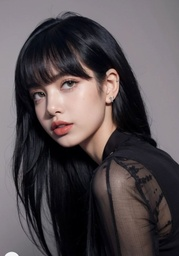
#> input picture week04/images/lisa.jpg, 179 x 256 px, shrunk from 732 x 1048 before the run
$ jupyter execute '01.Histograms and K-Means Clustering for Dominant Colors.ipynb'
#> lines starting #> are read from the running program, lines starting #| are printed output that depends on the picture; after the words box and inside, x2 and y2 are one past the last pixel; in counts of white or black regions, pixels touching at a corner belong together
[cell 1]
# Importing Required Libraries
import cv2
import numpy as np
import matplotlib.pyplot as plt
from sklearn.cluster import KMeans

# Load the Image
image_path = './images/lisa.jpg'  # Update this path if needed


image = cv2.imread(image_path)
#> image is the input picture: shape (256, 179, 3); mean B, G, R 80.7, 77.6, 85.6
image_hsv = cv2.cvtColor(image, cv2.COLOR_BGR2HSV)  # Convert the image to HSV
#> image_hsv: shape (256, 179, 3); mean H, S, V 109, 58.1, 88.1

# Display the Original Image in HSV
image_rgb = cv2.cvtColor(image, cv2.COLOR_BGR2RGB)  # For visualization in RGB
plt.figure(figsize=(6, 6))
plt.imshow(image_rgb)
plt.title("Original Image (RGB)")
plt.axis("off")
plt.show()

[cell 2]
import cv2
import numpy as np
import matplotlib.pyplot as plt

# Split the RGB Channels
r, g, b = cv2.split(image_rgb)
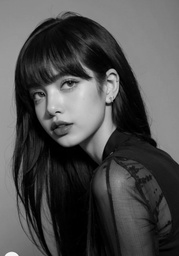
#> g: shape (256, 179); min 0, max 252, mean 77.6

# Plot Histograms for Each Channel
channels = {'Red': r, 'Green': g, 'Blue': b}
colors = {'Red': 'red', 'Green': 'green', 'Blue': 'blue'}
plt.figure(figsize=(12, 6))

for i, (channel_name, channel_data) in enumerate(channels.items(), 1):
    plt.subplot(1, 3, i)
    histogram = cv2.calcHist([channel_data], [0], None, [256], [0, 256])
    plt.plot(histogram, color=colors[channel_name])
    plt.title(f"{channel_name} Histogram")
    plt.xlabel("Pixel Intensity")
    plt.ylabel("Frequency")
    plt.grid()
#> this loop made 3 passes
#> channel_name on passes 1 to 3: 'Red', 'Green', 'Blue'

plt.tight_layout()
plt.show()
#> figure, not shown here; panel 1: curve peaks at x = 146, y = 1020; panel 2: curve peaks at x = 0, y = 1098; panel 3: curve peaks at x = 147, y = 1090

[cell 3]
# Split the HSV Channels
h, s, v = cv2.split(image_hsv)
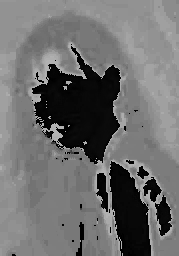
#> h: shape (256, 179); min 0, max 179, mean 109
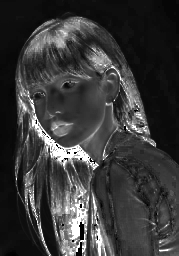
#> s: shape (256, 179); min 0, max 255, mean 58.1

# Plot Histograms for Each Channel
channels = {'Hue': h, 'Saturation': s, 'Value': v}
plt.figure(figsize=(12, 6))

for i, (channel_name, channel_data) in enumerate(channels.items(), 1):
    plt.subplot(1, 3, i)
    histogram = cv2.calcHist([channel_data], [0], None, [256], [0, 256])
    plt.plot(histogram, color='black')
    plt.title(f"{channel_name} Histogram")
    plt.xlabel("Pixel Intensity")
    plt.ylabel("Frequency")
    plt.grid()
#> this loop made 3 passes

plt.tight_layout()
plt.show()
#> figure, not shown here; panel 1: curve peaks at x = 120, y = 4144; panel 2: curve peaks at x = 14, y = 2954; panel 3: curve peaks at x = 147, y = 972

[cell 4]
# Define the Number of Clusters (Colors)
num_colors = 5
pixels_hsv = image_hsv.reshape(-1, 3)
# Apply K-Means Clustering
kmeans = KMeans(n_clusters=num_colors, random_state=42)
kmeans.fit(pixels_hsv)

# Extract the Cluster Centers (Dominant Colors) in HSV
dominant_colors_hsv = kmeans.cluster_centers_.astype(int)

# Convert Dominant Colors Back to RGB for Visualization
dominant_colors_rgb = cv2.cvtColor(np.uint8([dominant_colors_hsv]), cv2.COLOR_HSV2RGB)[0]

# Assign Labels to Each Pixel
labels = kmeans.labels_

# Reshape the Labels Back to the Shape of the Original Image
labels_reshaped = labels.reshape(image_hsv.shape[:2])

# Display the Dominant Colors
plt.figure(figsize=(8, 4))
for i, color in enumerate(dominant_colors_rgb):
    plt.subplot(1, num_colors, i + 1)
    plt.imshow([[color / 255]])
    plt.title(f"Color {i + 1}")
    plt.axis("off")
plt.suptitle("Dominant Colors (RGB)")
plt.show()

[cell 5]
from mpl_toolkits.mplot3d import Axes3D


# Extract the HSV pixel values and their corresponding cluster labels
hsv_values = image_hsv.reshape(-1, 3)
cluster_labels = labels

# Create a 3D scatter plot
fig = plt.figure(figsize=(10, 8))
ax = fig.add_subplot(111, projection='3d')

# Plot each cluster with a different color
for cluster_idx in range(num_colors):
    cluster_points = hsv_values[cluster_labels == cluster_idx]
    ax.scatter(cluster_points[:, 0],  # Hue
               cluster_points[:, 1],  # Saturation
               cluster_points[:, 2],  # Value
               label=f"Cluster {cluster_idx + 1}",
               alpha=0.5)  # Adjust transparency for better visibility

# Highlight the cluster centers (dominant colors)
dominant_colors_hsv = kmeans.cluster_centers_
ax.scatter(dominant_colors_hsv[:, 0],  # Hue
           dominant_colors_hsv[:, 1],  # Saturation
           dominant_colors_hsv[:, 2],  # Value
           color='black',
           label="Centroids",
           s=100,  # Size of the markers
           marker='x')  # Centroid marker

# Label the axes
ax.set_xlabel("Hue")
ax.set_ylabel("Saturation")
ax.set_zlabel("Value")

# Add a legend
ax.legend()

# Add a title
ax.set_title("3D Visualization of Clusters in HSV Space")

# Show the plot
plt.show()

[cell 6]
# Create and Display Segmented Images for Each Dominant Color
# Extract the HSV pixel values and their corresponding cluster labels
hsv_values = image_hsv.reshape(-1, 3)
cluster_labels = labels


plt.figure(figsize=(15, 5))

for i in range(num_colors):
    # Create a Mask for the Current Cluster
    mask = (labels_reshaped == i).astype(np.uint8)

    # Apply the Mask to the Original HSV Image
    segmented_hsv = cv2.bitwise_and(image_hsv, image_hsv, mask=mask)

    # Convert the Segmented Image Back to RGB for Display
    segmented_rgb = cv2.cvtColor(segmented_hsv, cv2.COLOR_HSV2RGB)

    # Display the Segmented Region
    plt.subplot(1, num_colors, i + 1)
    plt.imshow(segmented_rgb)
    plt.title(f"Segmented Region for Color {i + 1}")
    plt.axis("off")
#> segmented_hsv: shape (256, 179, 3); mean H, S, V 36.1, 13.3, 10.7

plt.tight_layout()
plt.show()

# **Part 3: Combined Segmentation Visualization**

# Overlay All Segmented Regions in One Image
segmented_image_hsv = dominant_colors_hsv[labels].reshape(image_hsv.shape)
segmented_image_rgb = cv2.cvtColor(segmented_image_hsv.astype(np.uint8), cv2.COLOR_HSV2RGB)

plt.figure(figsize=(6, 6))
plt.imshow(segmented_image_rgb / 255)
plt.title("Combined Segmented Image (All Colors)")
plt.axis("off")
plt.show()

# **Student Exercise**
# 1. Modify the number of clusters and observe how the segmentation changes.
# 2. Compare the segmentation results in the HSV and RGB domains.
# 3. Crop a region of the image and analyze its segmentation independently.

# GaussianMixture

[cell 7]
from sklearn.mixture import GaussianMixture

image_path = './images/lisa.jpg'  # Update this path if needed
image_rgb = cv2.cvtColor(cv2.imread(image_path), cv2.COLOR_BGR2RGB)
# Reshape the image
pixels_rgb = image_rgb.reshape(-1, 3)

# Apply Gaussian Mixture Model
gmm = GaussianMixture(n_components=3, covariance_type='tied', random_state=42)
gmm_labels = gmm.fit_predict(pixels_rgb)

# Reshape to the image's original dimensions
gmm_segmentation = gmm_labels.reshape(image_rgb.shape[:2])
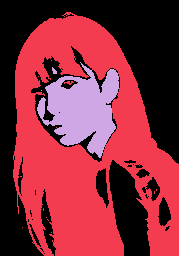
#> gmm_segmentation: shape (256, 179) int64; 3 distinct labels, from 0 to 2; one colour per label, 0 black

# Display Gaussian Mixture Model Segmentation
plt.figure(figsize=(6, 6))
plt.imshow(gmm_segmentation, cmap='nipy_spectral')
plt.title("Gaussian Mixture Model Segmentation")
plt.axis("off")
plt.show()

[cell 8]
import numpy as np
import cv2
import matplotlib.pyplot as plt
from sklearn.mixture import GaussianMixture


image_path = './images/lisa.jpg'  # Update this path if needed
image_rgb = cv2.cvtColor(cv2.imread(image_path), cv2.COLOR_BGR2RGB)
# Reshape the image into a 2D array of pixels
pixels_rgb = image_rgb.reshape(-1, 3)

# Apply Gaussian Mixture Model
gmm = GaussianMixture(n_components=3, covariance_type='tied', random_state=42)
gmm_labels = gmm.fit_predict(pixels_rgb)

# Reshape to the image's original dimensions
gmm_segmentation = gmm_labels.reshape(image_rgb.shape[:2])

# Extract unique segment labels
unique_labels = np.unique(gmm_segmentation)
#> unique_labels = [0, 1, 2]

# Create a 1×n subplot
n_segments = len(unique_labels)
#> n_segments = 3
fig, axes = plt.subplots(1, n_segments, figsize=(n_segments * 3, 3))

# Display each dominant color in a subplot
for i, label in enumerate(unique_labels):
    # Create a mask for the current segment
    segment_mask = (gmm_segmentation == label)

    # Calculate the dominant color (mean color) for the segment
    segment_pixels = pixels_rgb[gmm_labels == label]  # Extract pixels in the segment
    dominant_color = segment_pixels.mean(axis=0)  # Compute mean color

    # Create an image with the dominant color
    color_image = np.ones((100, 100, 3), dtype=np.uint8) * dominant_color.astype(np.uint8)

    # Display the dominant color in the subplot
    ax = axes[i] if n_segments > 1 else axes  # Handle single subplot case
    ax.imshow(color_image)
    ax.set_title(f"Segment {label}")
    ax.axis("off")
#> this loop made 3 passes
#> dominant_color on passes 1 to 3: [129.7, 120.9, 124.8], [23.21, 21.65, 26.89], [196.6, 159.9, 148.4]
#> pass 1, `segment_mask = (gmm_segmentation == label)`:
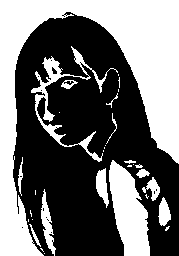
#> segment_mask: shape (256, 179) bool; 43.2% white; 32 white regions (17 under 20 px), largest, box (x1, y1, x2, y2) and area: (0, 0, 179, 256) 14338, (109, 160, 150, 256) 2457, (31, 46, 118, 162) 1369
#> pass 1, `color_image = np.ones((100, 100, 3), dtype=np.uint8) * dominant_color...`:
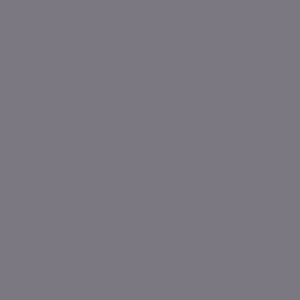
#> color_image: shape (100, 100, 3) (shown 3 times larger); mean of channels 0, 1, 2 129, 120, 124; drawn as B, G, R
#> pass 2, `segment_mask = (gmm_segmentation == label)`:
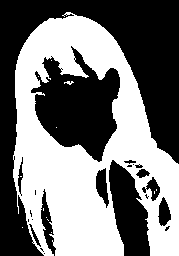
#> segment_mask: shape (256, 179) bool; 47.3% white; 13 white regions (11 under 20 px), largest, box (x1, y1, x2, y2) and area: (13, 12, 179, 256) 21638, (64, 81, 74, 85) 22
#> pass 2, `color_image = np.ones((100, 100, 3), dtype=np.uint8) * dominant_color...`:
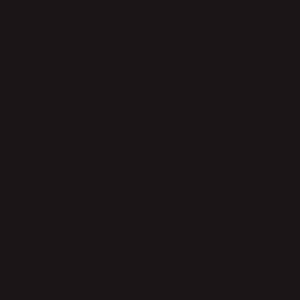
#> color_image: shape (100, 100, 3) (shown 3 times larger); mean of channels 0, 1, 2 23, 21, 26; drawn as B, G, R

# Adjust spacing
plt.tight_layout()
plt.show()
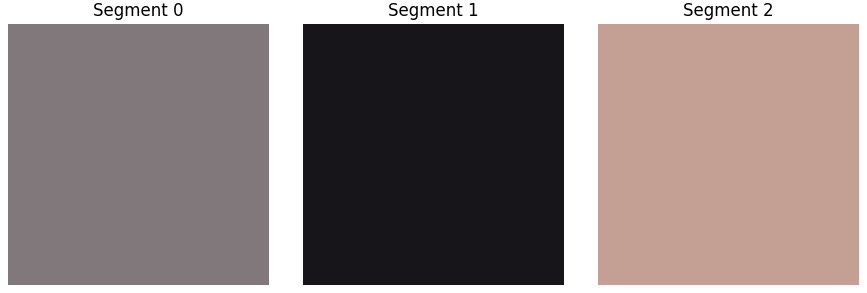
#> figure drawn by matplotlib, 3 panels

[cell 9]
unique_labels = np.unique(gmm_segmentation)

# Display each segment
for label in unique_labels:
    # Create a mask for the current segment
    segment_mask = (gmm_segmentation == label).astype(np.uint8)

    # Apply the mask to the original image
    segment = image_rgb * segment_mask[:, :, np.newaxis]  # Mask along the color channels

    # Display the segment
    plt.figure(figsize=(6, 6))
    plt.imshow(segment)
    plt.title(f"Segment {label}")
    plt.axis("off")
    plt.show()
#> this loop made 3 passes
#> pass 3, `segment = image_rgb * segment_mask[:, :, np.newaxis]`:
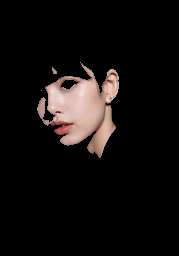
#> segment: shape (256, 179, 3); mean R, G, B 18.6, 15.1, 14
